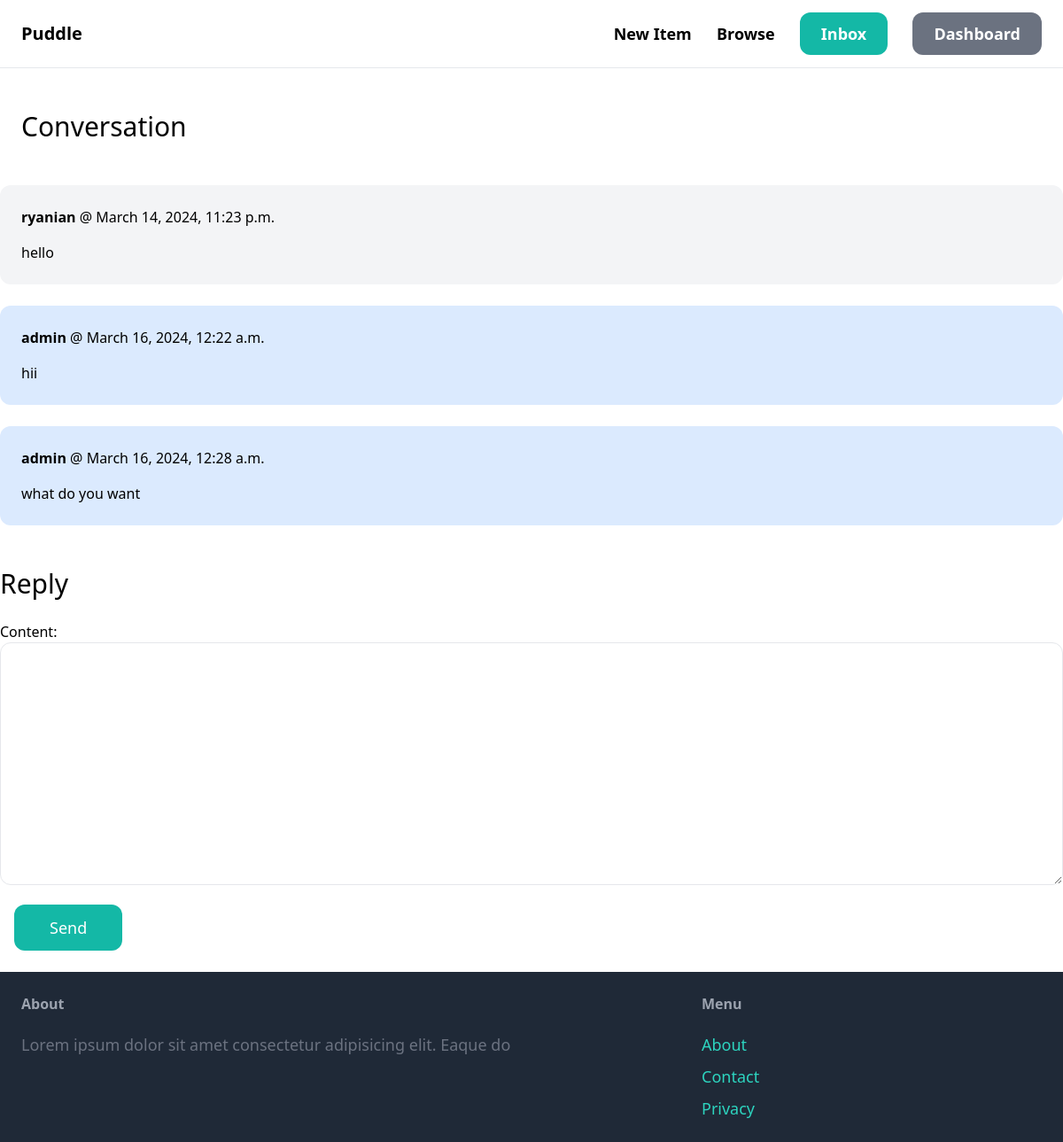
Screenshot of /conversation/5/ (signed in) with the database file from the repository.
### conversation/models.py (models this page shows, shortened)
class ConversationMessage(models.Model):
    conversation = models.ForeignKey(Conversation, related_name='messages', on_delete=models.CASCADE)
    content = models.TextField()
    created_at = models.DateTimeField(auto_now_add=True)
    created_by = models.ForeignKey(User, related_name='created_messages', on_delete=models.CASCADE)

### conversation/views.py (the view)
# urls.py: path('<int:pk>/', views.MessageDetail, name='detail'),
@login_required
def MessageDetail(request, pk):
    conversation = Conversation.objects.filter(members__in=[request.user.id]).get(pk=pk)
    if request.method == "POST":
        form = ConversationMessageForm(request.POST)
        if form.is_valid():
            conversation_message = form.save(commit=False)
            conversation_message.conversation = conversation
            conversation_message.created_by = request.user
            conversation_message.save()
            conversation.save()
            return redirect('conversation:detail', pk=pk)
    else:
        form = ConversationMessageForm()
    return render(request, 'conversation/conversation_detail.html', {
        'conversation': conversation,
        'form': form
    })

### conversation/forms.py
class ConversationMessageForm(forms.ModelForm):
    class Meta:
        model = ConversationMessage
        fields = ('content',)
        widgets = {
            'content': forms.Textarea(attrs={
                'class': 'w-full py-4 px-6 rounded-xl border'
            })
        }

### conversation/templates/conversation/conversation_detail.html (shortened to what this page needs)
{% extends 'core/base.html' %}
{% block content %}
<h1 class="mb-6 mt-6 text-3xl p-6">Conversation</h1>
<div class="space-y-6">
    {% for message in conversation.messages.all %}
        <div class="p-6  rounded-xl {%if message.created_by == request.user %} bg-blue-100 {%else %} bg-gray-100 {%endif%}">
            <p class="mb-4"><strong>{{message.created_by.username}}</strong> @ {{message.created_at}}</p>
            <p >{{message.content}}</p>
        </div>
    {% endfor %}
    <h2 class="mb-6 pt-6 text-3xl">Reply</h2>
    <form action="." method="post">
        {{form.as_p}}
        <button class="px-10 mt-4 ml-4 py-3 text-lg  bg-teal-500 hover:bg-teal-700 text-white rounded-xl">Send</button>
    </form>
</div>
{% endblock %}

### rows the page displays
ConversationMessage: created_by.username "ryanian", created_at "March 14, 2024, 11:23 p.m.", content "hello"
ConversationMessage: created_by.username "admin", created_at "March 16, 2024, 12:22 a.m.", content "hii"
ConversationMessage: created_by.username "admin", created_at "March 16, 2024, 12:28 a.m.", content "what do you want"
